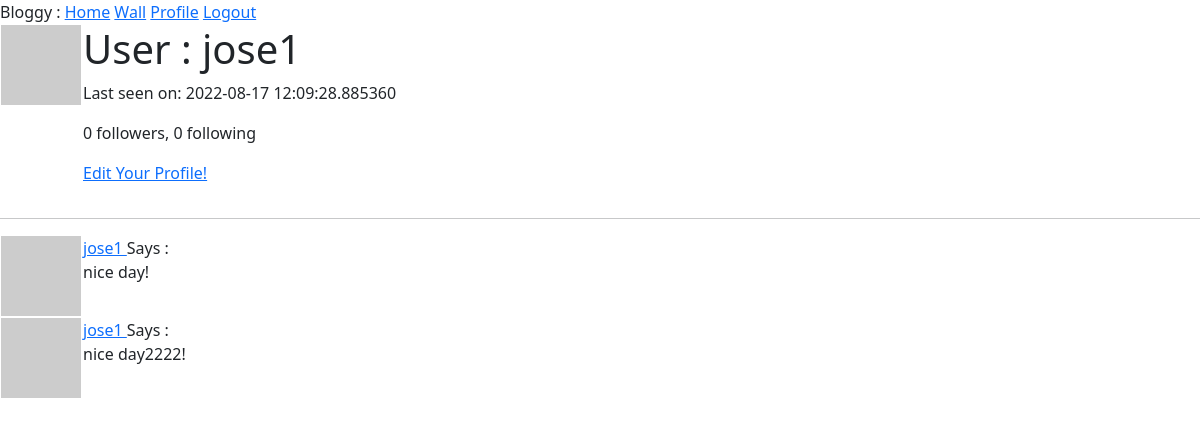
The app's page /user/jose1 (signed in), older data.
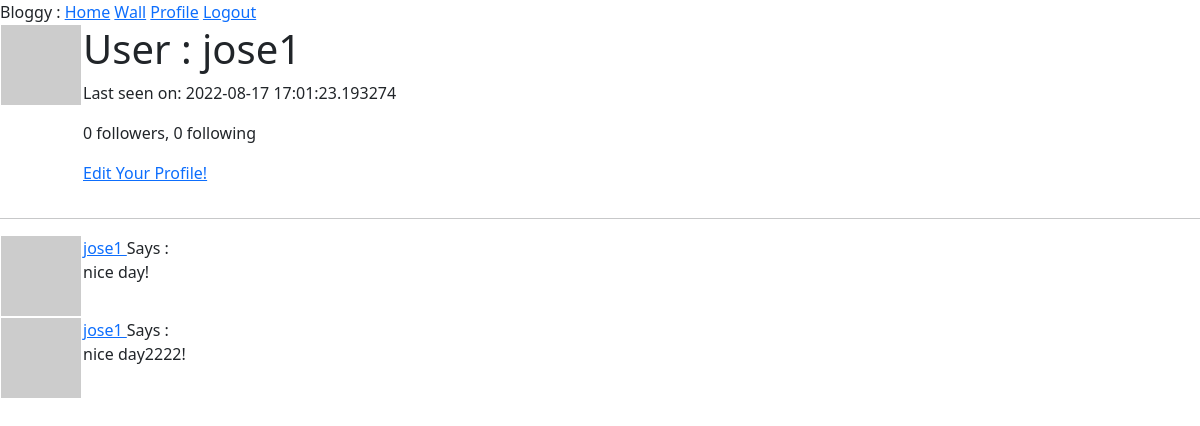
The same page, newer data.
### app/models.py (models this page shows, shortened)
class User(UserMixin, db.Model):
    id = db.Column(db.Integer, primary_key=True)
    username = db.Column(db.String(64), index=True, unique=True)
    email = db.Column(db.String(120), index=True, unique=True)
    password_hash = db.Column(db.String(120))
    posts = db.relationship('Post', backref='author', lazy='dynamic')
    about_me = db.Column(db.String(128))
    last_seen = db.Column(db.DateTime, default=datetime.utcnow)
    followed = db.relationship(
        'User', secondary=followers,
        primaryjoin=(followers.c.follower_id == id),
        secondaryjoin=(followers.c.followed_id == id),
        backref= db.backref('followers', lazy='dynamic'), lazy='dynamic'
    )
    def avatar(self, size):
        digest = md5(self.email.lower().encode('utf-8')).hexdigest()
        return 'https://www.gravatar.com/avatar/{}?d=identicon&s={}'.format(digest, size)

### app/routes.py (the view)
@app.route('/user/<username>')
@login_required
def user(username):
    user = User.query.filter_by(username=username).first_or_404()
    posts = [
        {
            'author':  user ,
            'body': 'nice day!'
        },
        {
            'author':  user ,
            'body': 'nice day2222!'
        }
    ]
    return render_template('user.html', user=user, posts=posts)

### app/models.py (called while the page is built)
@login.user_loader
def load_user(id):
    return User.query.get(int(id))

### app/routes.py (called while the page is built)
@app.before_request
def before_request():
    if current_user.is_authenticated:
        current_user.last_seen = datetime.utcnow()
        db.session.commit()

### app/templates/user.html (shortened to what this page needs)
{% extends "base.html" %}
{% block content %}
<table>
    <tr valign="top">
        <td><img src="{{ user.avatar(128) }}" alt="user-profile-image"></td>
        <td>
            <h1>User : {{ user.username }}</h1>
            {% if user.last_seen %}<p>Last seen on: {{ user.last_seen }}</p>{% endif %}
            <p>{{ user.followers.count() }} followers, {{ user.followed.count() }} following</p>
            {% if user == current_user %}
            <p><a href="{{ url_for('edit_profile') }}"> Edit Your Profile!</a></p>
            {% elif not current_user.is_following(user) %}
            <p><a href="{{ url_for('follow', username=user.username) }}">Follow!</a></p>
            {% else %}
            <p><a href="{{ url_for('unfollow', username=user.username ) }}">Unfollow</a></p>
            {% endif %}
        </td>
    </tr>
</table>
    <hr>
    {% for post in posts %}
        {% include "_post.html" %}
    {% endfor %}
{% endblock %}

### app/templates/base.html (shortened to what this page needs)
<!DOCTYPE html>
<html lang="en">
<head>
    <link href="https://cdn.jsdelivr.net/npm/bootstrap@5.2.0/dist/css/bootstrap.min.css" rel="stylesheet">
</head>
<body>
    <div>Bloggy :
            <a href="{{ url_for('index') }}">Home</a>
            <a href="{{ url_for('wall') }}">Wall</a>
            {% if current_user.is_anonymous %}
            <a href="{{ url_for('login') }}">Log In</a>
            {% else %}
            <a href="{{ url_for('user', username=current_user.username) }}">Profile</a>
            <a href="{{ url_for('logout') }}">Logout</a>
            {% endif %}
        </div>
    {% block content %} {% endblock %}
</body>
</html>

### app/templates/_post.html
<table>
    <tr valign="top">
        <td><img src="{{ post.author.avatar(24) }}" alt="user-profile-image"></td>
        <td>
            <a href="{{ url_for('user', username=post.author.username) }}">
                {{ post.author.username }}
            </a>
            Says : <br> {{ post.body }} <br></td>
    </tr>
</table>

Row changes from the older to the newer data that the page shows:
changed User "jose1": last_seen "2022-08-17 12:09:28.885360" → "2022-08-17 17:01:23.193274"
